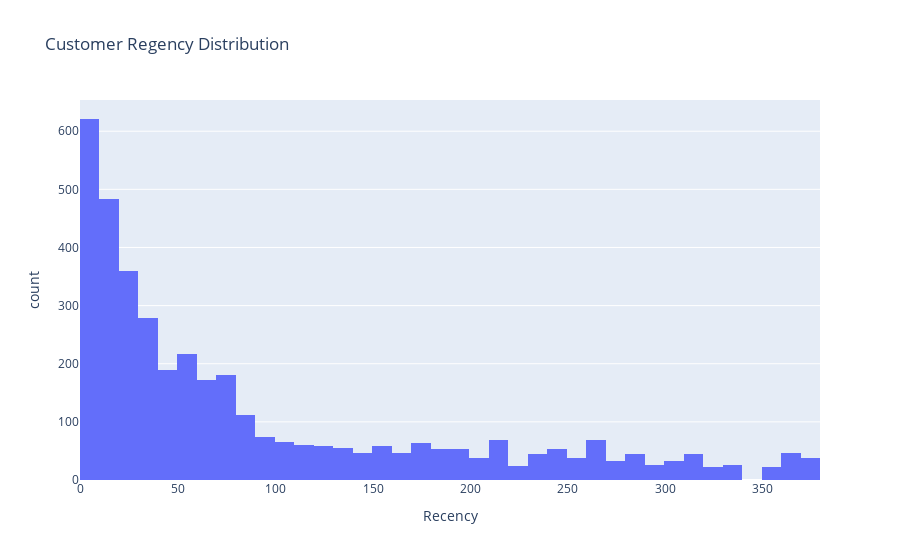

Write notebook code for a chart like this one.
### Code cell
fig = px.histogram(cust_recency, x = 'Recency', title = 'Customer Regency Distribution')
fig.show()

### Figure 1 — Plotly figure (JSON) as saved in the notebook; plotly's stock layout.template omitted (floating-point values rounded to 4 significant figures; data arrays with more than 128 entries replaced by an {"elided": "..."} marker saying what was removed)
{"data": [{"alignmentgroup": "True", "bingroup": "x", "hovertemplate": "Recency=%{x}<br>count=%{y}<extra></extra>", "legendgroup": "", "marker": {"color": "#636efa", "pattern": {"shape": ""}}, "name": "", "offsetgroup": "", "orientation": "v", "showlegend": false, "type": "histogram", "x": {"elided": "3920 int values"}, "xaxis": "x", "yaxis": "y"}], "layout": {"barmode": "relative", "legend": {"tracegroupgap": 0}, "title": {"text": "Customer Regency Distribution"}, "xaxis": {"anchor": "y", "domain": [0, 1], "title": {"text": "Recency"}}, "yaxis": {"anchor": "x", "domain": [0, 1], "title": {"text": "count"}}}}
